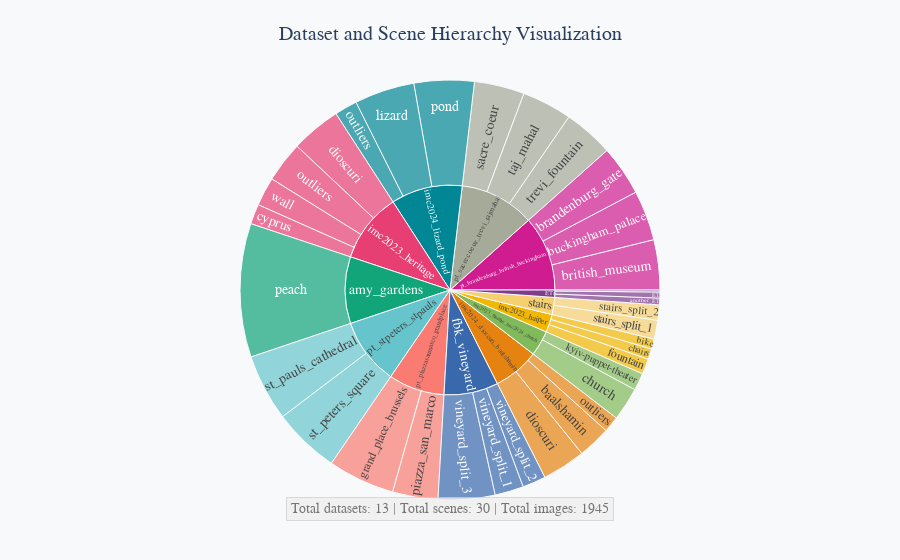

Source (notebook cell):
### Code cell
eda.create_dataset_scene_sunburst(df)

### Figure 1 — Plotly figure (JSON) as saved in the notebook; plotly's stock layout.template omitted (floating-point values rounded to 4 significant figures)
{"data": [{"branchvalues": "total", "customdata": [[9, "ETs"], [3, "ETs"], [22, "ETs"], [10, "ETs"], [200, "amy_gardens"], [200, "amy_gardens"], [43, "fbk_vineyard"], [35, "fbk_vineyard"], [85, "fbk_vineyard"], [163, "fbk_vineyard"], [15, "imc2023_haiper"], [16, "imc2023_haiper"], [23, "imc2023_haiper"], [54, "imc2023_haiper"], [75, "imc2023_heritage"], [61, "imc2023_heritage"], [209, "imc2023_heritage"], [30, "imc2023_heritage"], [43, "imc2023_heritage"], [76, "imc2023_theather_imc2024_church"], [26, "imc2023_theather_imc2024_church"], [50, "imc2023_theather_imc2024_church"], [138, "imc2024_dioscuri_baalshamin"], [24, "imc2024_dioscuri_baalshamin"], [65, "imc2024_dioscuri_baalshamin"], [49, "imc2024_dioscuri_baalshamin"], [90, "imc2024_lizard_pond"], [214, "imc2024_lizard_pond"], [90, "imc2024_lizard_pond"], [34, "imc2024_lizard_pond"], [225, "pt_brandenburg_british_buckingham"], [75, "pt_brandenburg_british_buckingham"], [75, "pt_brandenburg_british_buckingham"], [75, "pt_brandenburg_british_buckingham"], [68, "pt_piazzasanmarco_grandplace"], [100, "pt_piazzasanmarco_grandplace"], [168, "pt_piazzasanmarco_grandplace"], [75, "pt_sacrecoeur_trevi_tajmahal"], [75, "pt_sacrecoeur_trevi_tajmahal"], [75, "pt_sacrecoeur_trevi_tajmahal"], [225, "pt_sacrecoeur_trevi_tajmahal"], [100, "pt_stpeters_stpauls"], [200, "pt_stpeters_stpauls"], [100, "pt_stpeters_stpauls"], [28, "stairs"], [23, "stairs"], [51, "stairs"]], "domain": {"x": [0, 1], "y": [0, 1]}, "hovertemplate": "<b>%{label}</b><br>Images: %{value}<br>Percent of parent: %{percentParent:.1%}<br>Percent of root: %{percentRoot:.1%}<extra></extra>", "ids": ["ETs/ET", "ETs/outliers", "ETs", "ETs/another_ET", "amy_gardens/peach", "amy_gardens", "fbk_vineyard/vineyard_split_1", "fbk_vineyard/vineyard_split_2", "fbk_vineyard/vineyard_split_3", "fbk_vineyard", "imc2023_haiper/bike", "imc2023_haiper/chairs", "imc2023_haiper/fountain", "imc2023_haiper", "imc2023_heritage/dioscuri", "imc2023_heritage/outliers", "imc2023_heritage", "imc2023_heritage/cyprus", "imc2023_heritage/wall", "imc2023_theather_imc2024_church", "imc2023_theather_imc2024_church/kyiv-puppet-theater", "imc2023_theather_imc2024_church/church", "imc2024_dioscuri_baalshamin", "imc2024_dioscuri_baalshamin/outliers", "imc2024_dioscuri_baalshamin/dioscuri", "imc2024_dioscuri_baalshamin/baalshamin", "imc2024_lizard_pond/pond", "imc2024_lizard_pond", "imc2024_lizard_pond/lizard", "imc2024_lizard_pond/outliers", "pt_brandenburg_british_buckingham", "pt_brandenburg_british_buckingham/british_museum", "pt_brandenburg_british_buckingham/buckingham_palace", "pt_brandenburg_british_buckingham/brandenburg_gate", "pt_piazzasanmarco_grandplace/piazza_san_marco", "pt_piazzasanmarco_grandplace/grand_place_brussels", "pt_piazzasanmarco_grandplace", "pt_sacrecoeur_trevi_tajmahal/trevi_fountain", "pt_sacrecoeur_trevi_tajmahal/taj_mahal", "pt_sacrecoeur_trevi_tajmahal/sacre_coeur", "pt_sacrecoeur_trevi_tajmahal", "pt_stpeters_stpauls/st_pauls_cathedral", "pt_stpeters_stpauls", "pt_stpeters_stpauls/st_peters_square", "stairs/stairs_split_1", "stairs/stairs_split_2", "stairs"], "labels": ["ET", "outliers", "ETs", "another_ET", "peach", "amy_gardens", "vineyard_split_1", "vineyard_split_2", "vineyard_split_3", "fbk_vineyard", "bike", "chairs", "fountain", "imc2023_haiper", "dioscuri", "outliers", "imc2023_heritage", "cyprus", "wall", "imc2023_theather_imc2024_church", "kyiv-puppet-theater", "church", "imc2024_dioscuri_baalshamin", "outliers", "dioscuri", "baalshamin", "pond", "imc2024_lizard_pond", "lizard", "outliers", "pt_brandenburg_british_buckingham", "british_museum", "buckingham_palace", "brandenburg_gate", "piazza_san_marco", "grand_place_brussels", "pt_piazzasanmarco_grandplace", "trevi_fountain", "taj_mahal", "sacre_coeur", "pt_sacrecoeur_trevi_tajmahal", "st_pauls_cathedral", "pt_stpeters_stpauls", "st_peters_square", "stairs_split_1", "stairs_split_2", "stairs"], "marker": {"colors": ["rgb(127, 60, 141)", "rgb(127, 60, 141)", "rgb(127, 60, 141)", "rgb(127, 60, 141)", "rgb(17, 165, 121)", "rgb(17, 165, 121)", "rgb(57, 105, 172)", "rgb(57, 105, 172)", "rgb(57, 105, 172)", "rgb(57, 105, 172)", "rgb(242, 183, 1)", "rgb(242, 183, 1)", "rgb(242, 183, 1)", "rgb(242, 183, 1)", "rgb(231, 63, 116)", "rgb(231, 63, 116)", "rgb(231, 63, 116)", "rgb(231, 63, 116)", "rgb(231, 63, 116)", "rgb(128, 186, 90)", "rgb(128, 186, 90)", "rgb(128, 186, 90)", "rgb(230, 131, 16)", "rgb(230, 131, 16)", "rgb(230, 131, 16)", "rgb(230, 131, 16)", "rgb(0, 134, 149)", "rgb(0, 134, 149)", "rgb(0, 134, 149)", "rgb(0, 134, 149)", "rgb(207, 28, 144)", "rgb(207, 28, 144)", "rgb(207, 28, 144)", "rgb(207, 28, 144)", "rgb(249, 123, 114)", "rgb(249, 123, 114)", "rgb(249, 123, 114)", "rgb(165, 170, 153)", "rgb(165, 170, 153)", "rgb(165, 170, 153)", "rgb(165, 170, 153)", "rgb(102, 197, 204)", "rgb(102, 197, 204)", "rgb(102, 197, 204)", "rgb(246, 207, 113)", "rgb(246, 207, 113)", "rgb(246, 207, 113)"]}, "name": "", "parents": ["ETs", "ETs", "", "ETs", "amy_gardens", "", "fbk_vineyard", "fbk_vineyard", "fbk_vineyard", "", "imc2023_haiper", "imc2023_haiper", "imc2023_haiper", "", "imc2023_heritage", "imc2023_heritage", "", "imc2023_heritage", "imc2023_heritage", "", "imc2023_theather_imc2024_church", "imc2023_theather_imc2024_church", "", "imc2024_dioscuri_baalshamin", "imc2024_dioscuri_baalshamin", "imc2024_dioscuri_baalshamin", "imc2024_lizard_pond", "", "imc2024_lizard_pond", "imc2024_lizard_pond", "", "pt_brandenburg_british_buckingham", "pt_brandenburg_british_buckingham", "pt_brandenburg_british_buckingham", "pt_piazzasanmarco_grandplace", "pt_piazzasanmarco_grandplace", "", "pt_sacrecoeur_trevi_tajmahal", "pt_sacrecoeur_trevi_tajmahal", "pt_sacrecoeur_trevi_tajmahal", "", "pt_stpeters_stpauls", "", "pt_stpeters_stpauls", "stairs", "stairs", ""], "type": "sunburst", "values": [9.0, 3.0, 22.0, 10.0, 200.0, 200.0, 43.0, 35.0, 85.0, 163.0, 15.0, 16.0, 23.0, 54.0, 75.0, 61.0, 209.0, 30.0, 43.0, 76.0, 26.0, 50.0, 138.0, 24.0, 65.0, 49.0, 90.0, 214.0, 90.0, 34.0, 225.0, 75.0, 75.0, 75.0, 68.0, 100.0, 168.0, 75.0, 75.0, 75.0, 225.0, 100.0, 200.0, 100.0, 28.0, 23.0, 51.0]}], "layout": {"annotations": [{"bgcolor": "#f0f0f0", "bordercolor": "#d0d0d0", "borderpad": 4, "borderwidth": 1, "font": {"color": "#555", "size": 14}, "opacity": 0.8, "showarrow": false, "text": "Total datasets: 13 | Total scenes: 30 | Total images: 1945", "x": 0.5, "xref": "paper", "y": -0.05, "yref": "paper"}], "font": {"family": "Arial", "size": 14}, "hoverlabel": {"bgcolor": "white", "font": {"size": 14}}, "legend": {"tracegroupgap": 0}, "margin": {"b": 60, "l": 0, "r": 0, "t": 80}, "paper_bgcolor": "#f8f9fa", "plot_bgcolor": "#f8f9fa", "sunburstcolorway": ["rgb(127, 60, 141)", "rgb(17, 165, 121)", "rgb(57, 105, 172)", "rgb(242, 183, 1)", "rgb(231, 63, 116)", "rgb(128, 186, 90)", "rgb(230, 131, 16)", "rgb(0, 134, 149)", "rgb(207, 28, 144)", "rgb(249, 123, 114)", "rgb(165, 170, 153)", "rgb(102, 197, 204)", "rgb(246, 207, 113)", "rgb(248, 156, 116)", "rgb(220, 176, 242)", "rgb(135, 197, 95)", "rgb(158, 185, 243)", "rgb(254, 136, 177)", "rgb(201, 219, 116)", "rgb(139, 224, 164)", "rgb(180, 151, 231)", "rgb(179, 179, 179)", "rgb(229, 134, 6)", "rgb(93, 105, 177)", "rgb(82, 188, 163)", "rgb(153, 201, 69)", "rgb(204, 97, 176)", "rgb(36, 121, 108)", "rgb(218, 165, 27)", "rgb(47, 138, 196)", "rgb(118, 78, 159)", "rgb(237, 100, 90)", "rgb(165, 170, 153)"], "title": {"text": "Dataset and Scene Hierarchy Visualization", "x": 0.5}}}
